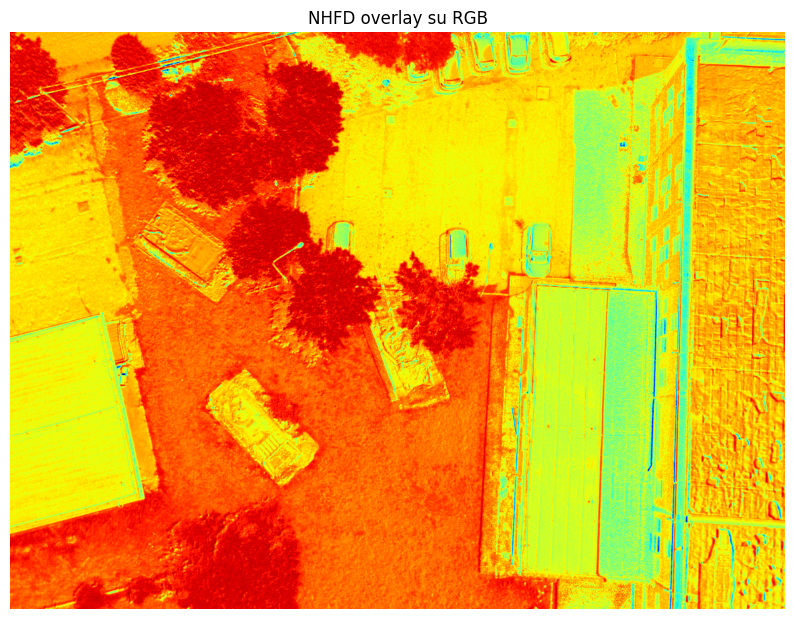
#> input picture out_overlay/overlay_NHFD.png, 794 x 619 px
$ python visualizer_png.py
#> lines starting #> are read from the running program, lines starting #| are printed output that depends on the picture
import numpy as np
import matplotlib.pyplot as plt
from PIL import Image

# === Load the PNG image ===
png_path = "out_overlay/overlay_NHFD.png"  # Replace with your PNG file path

# Load image as RGB
img_rgb = np.array(Image.open(png_path).convert('RGB'))
height, width, channels = img_rgb.shape
#> height = 619; width = 794; channels = 3

# Convert to grayscale for display
img_gray = np.dot(img_rgb[...,:3], [0.2989, 0.5870, 0.1140])
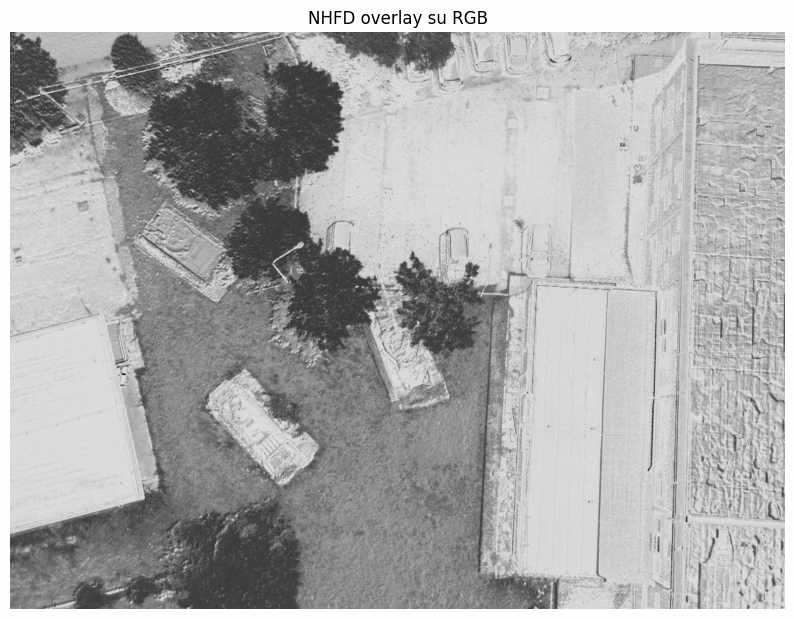
#> img_gray: shape (619, 794) float64; min 0, max 255, mean 172

# === Create base figure ===
fig, ax = plt.subplots(figsize=(10, 8))
gray_display = ax.imshow(img_gray, cmap='gray')
plt.title("Hover to see RGB values — Colored areas: similar colors (±20 per channel)")

# === Text overlay ===
text = ax.text(0.05, 0.95, '', transform=ax.transAxes, color='white',
               bbox=dict(facecolor='black', alpha=0.7), fontsize=10)

# === Color overlay for highlighting ===
highlight = np.zeros((height, width, 4), dtype=np.float32)  # RGBA
highlight_img = ax.imshow(highlight, interpolation='none')

# === Update on mouse move ===
def on_mouse_move(event):
    if not event.inaxes or event.xdata is None or event.ydata is None:
        return

    col, row = int(event.xdata), int(event.ydata)
    if 0 <= row < height and 0 <= col < width:
        # Get RGB values at cursor position
        r_val, g_val, b_val = img_rgb[row, col]

        # Display cursor info
        msg = f"X: {col}, Y: {row} → RGB: ({r_val}, {g_val}, {b_val})"
        text.set_text(msg)

        # Find pixels with similar colors (±20 in each channel)
        r_diff = np.abs(img_rgb[:, :, 0] - r_val)
        g_diff = np.abs(img_rgb[:, :, 1] - g_val)
        b_diff = np.abs(img_rgb[:, :, 2] - b_val)

        # Mask for pixels within ±20 range in ALL channels
        mask = (r_diff <= 20) & (g_diff <= 20) & (b_diff <= 20)

        # Reset highlight layer
        highlight[:, :, :] = 0

        # Highlight similar pixels with the original color (normalized to 0-1)
        highlight[mask] = [r_val/255.0, g_val/255.0, b_val/255.0, 0.6]  # Original color with alpha

        highlight_img.set_data(highlight)
        fig.canvas.draw_idle()

fig.canvas.mpl_connect('motion_notify_event', on_mouse_move)
plt.tight_layout()
plt.show()
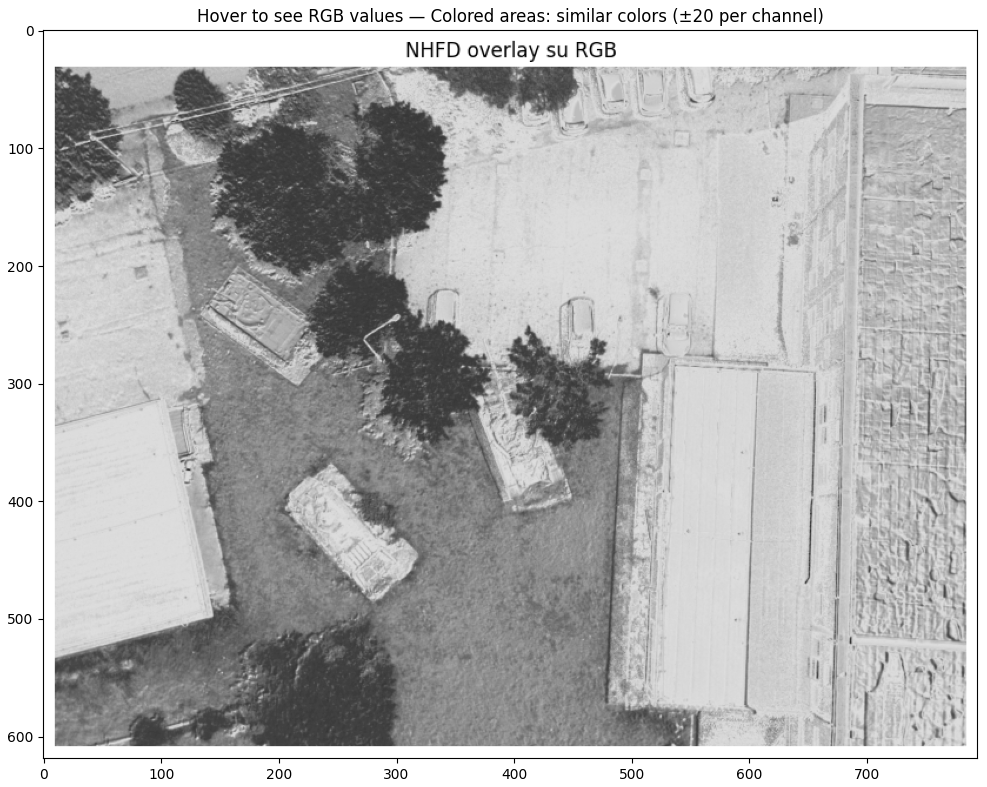
#> figure drawn by matplotlib, 1 panel

$ run again, with out_overlay/overlay_BITM.png copied over out_overlay/overlay_NHFD.png
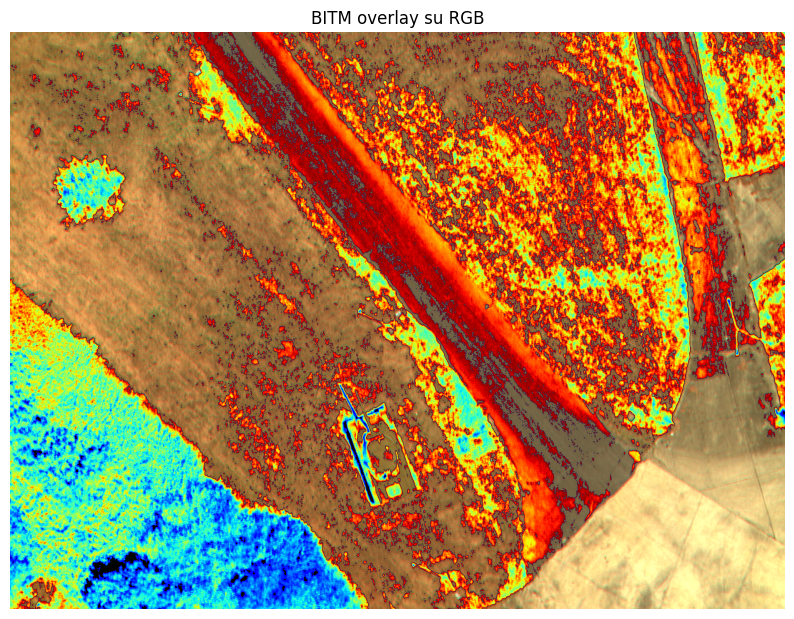
#> input picture out_overlay/overlay_BITM.png, 794 x 619 px
#> `img_gray = np.dot(img_rgb[...,:3], [0.2989, 0.5870, 0.1140])`:
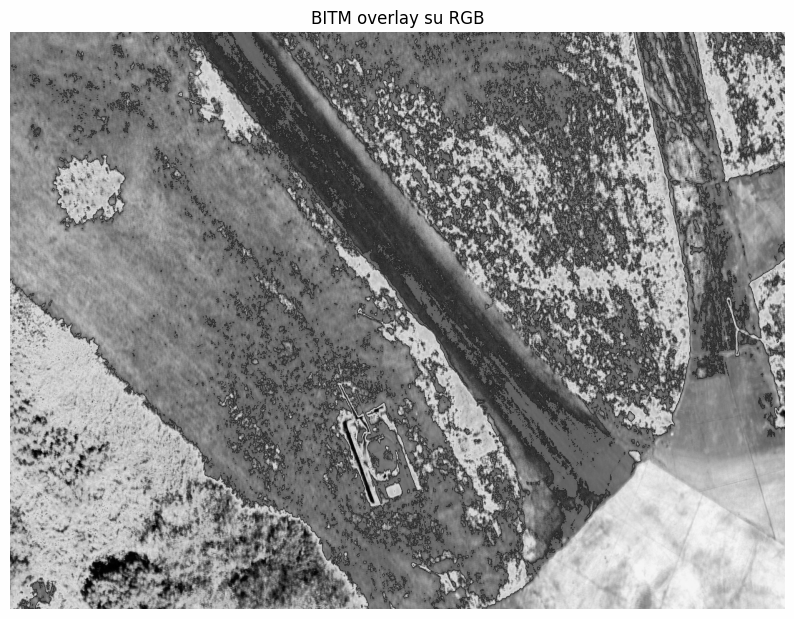
#> img_gray: shape (619, 794) float64; min 0, max 255, mean 139.3
#> `plt.show()`:
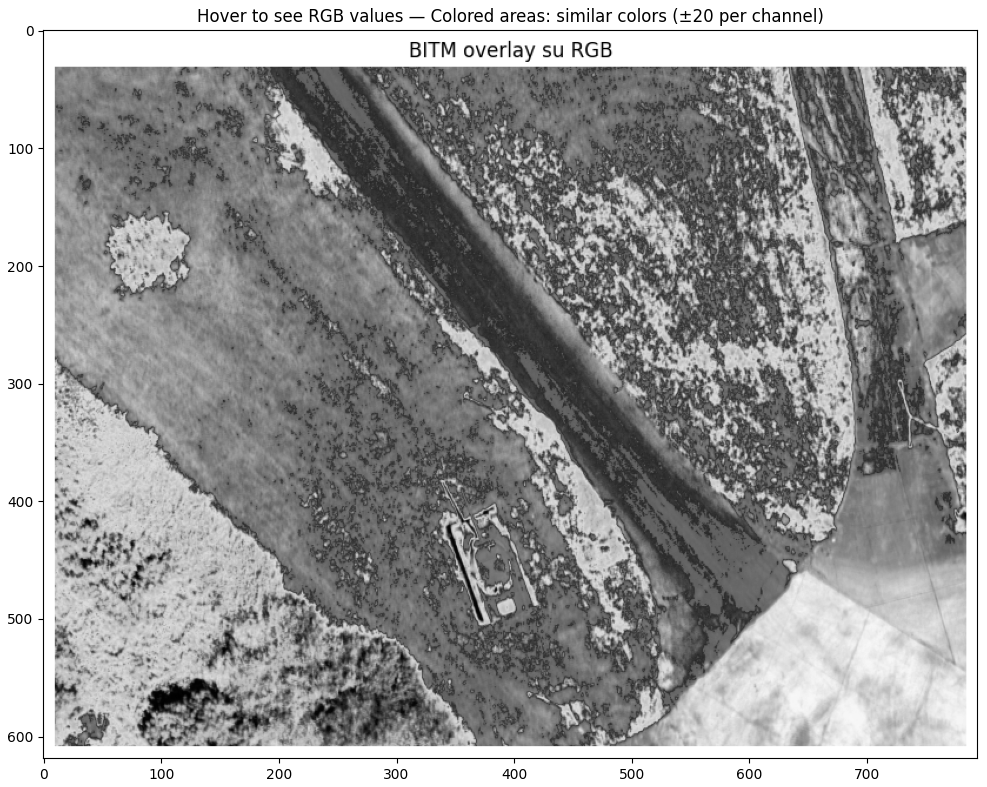
#> figure drawn by matplotlib, 1 panel

$ run again, with out_overlay/overlay_GEMI.png copied over out_overlay/overlay_NHFD.png
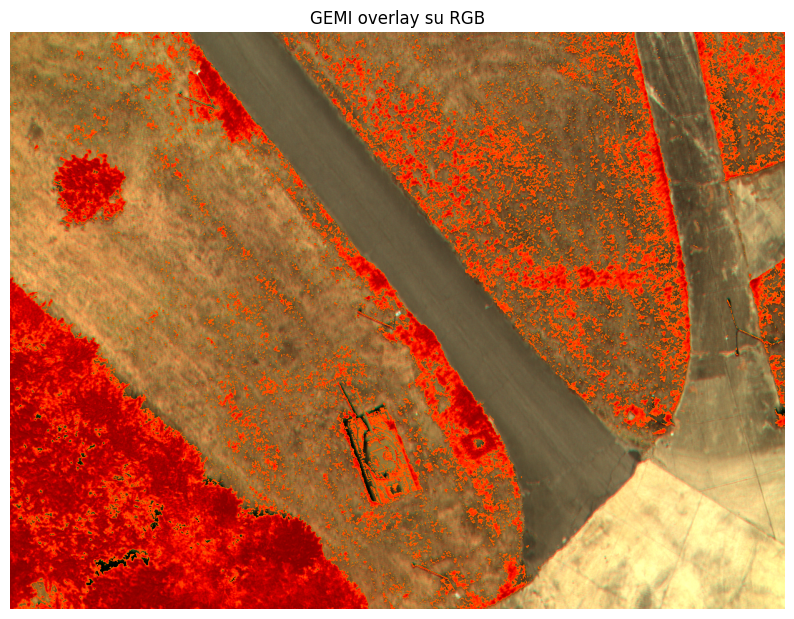
#> input picture out_overlay/overlay_GEMI.png, 794 x 619 px
#> `img_gray = np.dot(img_rgb[...,:3], [0.2989, 0.5870, 0.1140])`:
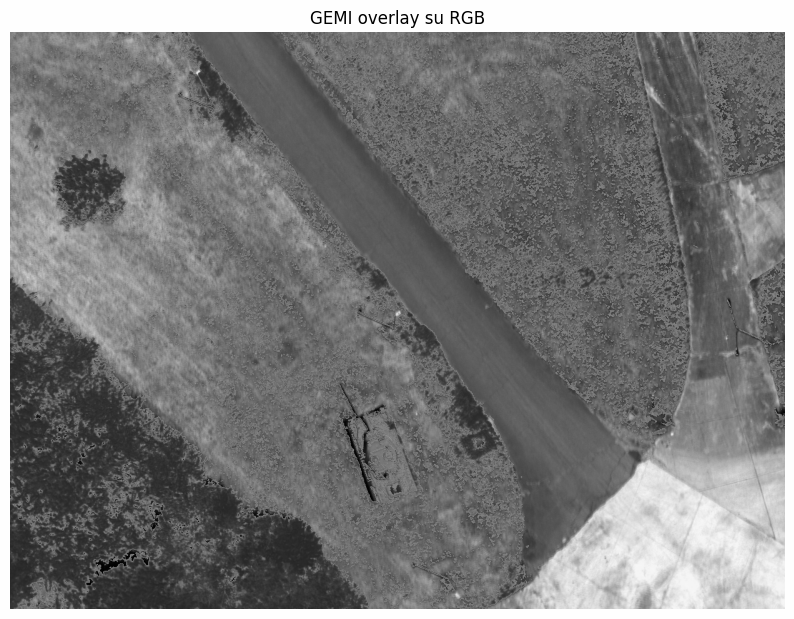
#> img_gray: shape (619, 794) float64; min 0, max 255, mean 121.9
#> `plt.show()`:
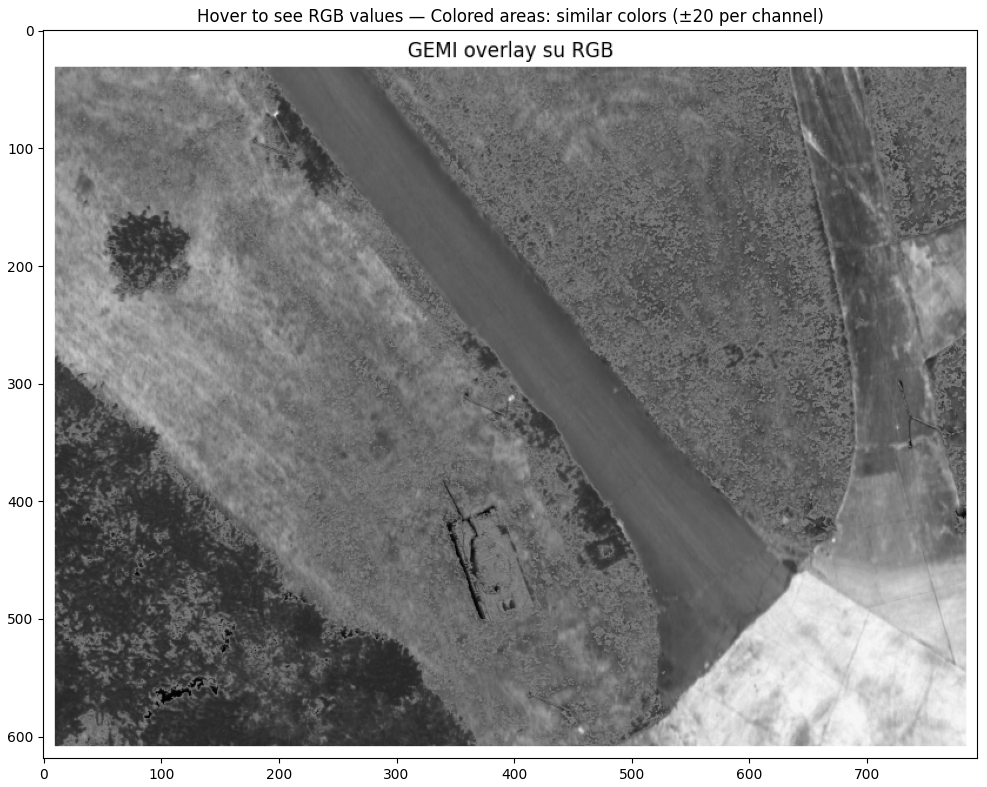
#> figure drawn by matplotlib, 1 panel
